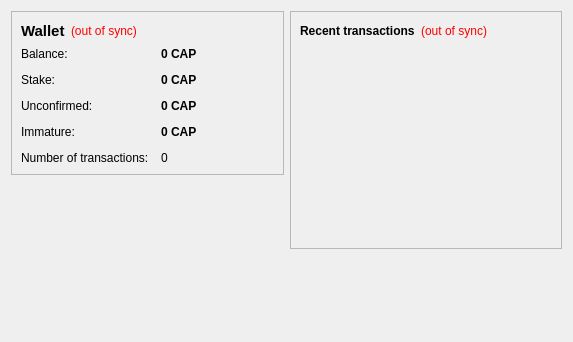
<?xml version="1.0" encoding="UTF-8"?>
<ui version="4.0">
 <class>OverviewPage</class>
 <widget class="QWidget" name="OverviewPage">
  <property name="geometry">
   <rect>
    <x>0</x>
    <y>0</y>
    <width>573</width>
    <height>342</height>
   </rect>
  </property>
  <property name="windowTitle">
   <string>Form</string>
  </property>
  <layout class="QHBoxLayout" name="horizontalLayout" stretch="1,1">
   <item>
    <layout class="QVBoxLayout" name="verticalLayout_2">
     <item>
      <widget class="QFrame" name="frame">
       <property name="frameShape">
        <enum>QFrame::StyledPanel</enum>
       </property>
       <property name="frameShadow">
        <enum>QFrame::Raised</enum>
       </property>
       <layout class="QVBoxLayout" name="verticalLayout_4">
        <item>
         <layout class="QHBoxLayout" name="horizontalLayout_4">
          <item>
           <widget class="QLabel" name="label_5">
            <property name="font">
             <font>
              <pointsize>11</pointsize>
              <weight>75</weight>
              <bold>true</bold>
             </font>
            </property>
            <property name="text">
             <string>Wallet</string>
            </property>
           </widget>
          </item>
          <item>
           <widget class="QLabel" name="labelWalletStatus">
            <property name="toolTip">
             <string>The displayed information may be out of date. Your wallet automatically synchronizes with the Grain network after a connection is established, but this process has not completed yet.</string>
            </property>
            <property name="styleSheet">
             <string notr="true">QLabel { color: red; }</string>
            </property>
            <property name="text">
             <string notr="true">(out of sync)</string>
            </property>
            <property name="alignment">
             <set>Qt::AlignLeading|Qt::AlignLeft|Qt::AlignVCenter</set>
            </property>
           </widget>
          </item>
          <item>
           <spacer name="horizontalSpacer_2">
            <property name="orientation">
             <enum>Qt::Horizontal</enum>
            </property>
            <property name="sizeHint" stdset="0">
             <size>
              <width>40</width>
              <height>20</height>
             </size>
            </property>
           </spacer>
          </item>
         </layout>
        </item>
        <item>
         <layout class="QFormLayout" name="formLayout_2">
          <property name="fieldGrowthPolicy">
           <enum>QFormLayout::AllNonFixedFieldsGrow</enum>
          </property>
          <property name="horizontalSpacing">
           <number>12</number>
          </property>
          <property name="verticalSpacing">
           <number>12</number>
          </property>
          <item row="0" column="0">
           <widget class="QLabel" name="label">
            <property name="text">
             <string>Balance:</string>
            </property>
           </widget>
          </item>
          <item row="0" column="1">
           <widget class="QLabel" name="labelBalance">
            <property name="font">
             <font>
              <weight>75</weight>
              <bold>true</bold>
             </font>
            </property>
            <property name="cursor">
             <cursorShape>IBeamCursor</cursorShape>
            </property>
            <property name="toolTip">
             <string>Your current balance</string>
            </property>
            <property name="text">
             <string notr="true">0 CAP</string>
            </property>
            <property name="textInteractionFlags">
             <set>Qt::LinksAccessibleByMouse|Qt::TextSelectableByKeyboard|Qt::TextSelectableByMouse</set>
            </property>
           </widget>
          </item>
          <item row="1" column="0">
           <widget class="QLabel" name="label_6">
            <property name="text">
             <string>Stake:</string>
            </property>
           </widget>
          </item>
          <item row="1" column="1">
           <widget class="QLabel" name="labelStake">
            <property name="font">
             <font>
              <weight>75</weight>
              <bold>true</bold>
             </font>
            </property>
            <property name="cursor">
             <cursorShape>IBeamCursor</cursorShape>
            </property>
            <property name="toolTip">
             <string>Total of coins that was staked, and do not yet count toward the current balance</string>
            </property>
            <property name="text">
             <string notr="true">0 CAP</string>
            </property>
            <property name="textInteractionFlags">
             <set>Qt::LinksAccessibleByMouse|Qt::TextSelectableByKeyboard|Qt::TextSelectableByMouse</set>
            </property>
           </widget>
          </item>
          <item row="2" column="0">
           <widget class="QLabel" name="label_3">
            <property name="text">
             <string>Unconfirmed:</string>
            </property>
           </widget>
          </item>
          <item row="2" column="1">
           <widget class="QLabel" name="labelUnconfirmed">
            <property name="font">
             <font>
              <weight>75</weight>
              <bold>true</bold>
             </font>
            </property>
            <property name="cursor">
             <cursorShape>IBeamCursor</cursorShape>
            </property>
            <property name="toolTip">
             <string>Total of transactions that have yet to be confirmed, and do not yet count toward the current balance</string>
            </property>
            <property name="text">
             <string notr="true">0 CAP</string>
            </property>
            <property name="textInteractionFlags">
             <set>Qt::LinksAccessibleByMouse|Qt::TextSelectableByKeyboard|Qt::TextSelectableByMouse</set>
            </property>
           </widget>
          </item>
          <item row="3" column="0">
           <widget class="QLabel" name="labelImmatureText">
            <property name="text">
             <string>Immature:</string>
            </property>
           </widget>
          </item>
          <item row="3" column="1">
           <widget class="QLabel" name="labelImmature">
            <property name="font">
             <font>
              <weight>75</weight>
              <bold>true</bold>
             </font>
            </property>
            <property name="toolTip">
             <string>Mined balance that has not yet matured</string>
            </property>
            <property name="text">
             <string notr="true">0 CAP</string>
            </property>
            <property name="textInteractionFlags">
             <set>Qt::LinksAccessibleByMouse|Qt::TextSelectableByKeyboard|Qt::TextSelectableByMouse</set>
            </property>
           </widget>
          </item>
          <item row="4" column="0">
           <widget class="QLabel" name="label_2">
            <property name="text">
             <string>Number of transactions:</string>
            </property>
           </widget>
          </item>
          <item row="4" column="1">
           <widget class="QLabel" name="labelNumTransactions">
            <property name="toolTip">
             <string>Total number of transactions in wallet</string>
            </property>
            <property name="text">
             <string notr="true">0</string>
            </property>
           </widget>
          </item>
         </layout>
        </item>
       </layout>
      </widget>
     </item>
     <item>
      <spacer name="verticalSpacer">
       <property name="orientation">
        <enum>Qt::Vertical</enum>
       </property>
       <property name="sizeHint" stdset="0">
        <size>
         <width>20</width>
         <height>40</height>
        </size>
       </property>
      </spacer>
     </item>
    </layout>
   </item>
   <item>
    <layout class="QVBoxLayout" name="verticalLayout_3">
     <item>
      <widget class="QFrame" name="frame_2">
       <property name="frameShape">
        <enum>QFrame::StyledPanel</enum>
       </property>
       <property name="frameShadow">
        <enum>QFrame::Raised</enum>
       </property>
       <layout class="QVBoxLayout" name="verticalLayout">
        <item>
         <layout class="QHBoxLayout" name="horizontalLayout_2">
          <item>
           <widget class="QLabel" name="label_4">
            <property name="text">
             <string>&lt;b&gt;Recent transactions&lt;/b&gt;</string>
            </property>
           </widget>
          </item>
          <item>
           <widget class="QLabel" name="labelTransactionsStatus">
            <property name="toolTip">
             <string>The displayed information may be out of date. Your wallet automatically synchronizes with the Grain network after a connection is established, but this process has not completed yet.</string>
            </property>
            <property name="styleSheet">
             <string notr="true">QLabel { color: red; }</string>
            </property>
            <property name="text">
             <string notr="true">(out of sync)</string>
            </property>
            <property name="alignment">
             <set>Qt::AlignRight|Qt::AlignTrailing|Qt::AlignVCenter</set>
            </property>
           </widget>
          </item>
          <item>
           <spacer name="horizontalSpacer">
            <property name="orientation">
             <enum>Qt::Horizontal</enum>
            </property>
            <property name="sizeHint" stdset="0">
             <size>
              <width>40</width>
              <height>20</height>
             </size>
            </property>
           </spacer>
          </item>
         </layout>
        </item>
        <item>
         <widget class="QListView" name="listTransactions">
          <property name="styleSheet">
           <string notr="true">QListView { background: transparent; }</string>
          </property>
          <property name="frameShape">
           <enum>QFrame::NoFrame</enum>
          </property>
          <property name="verticalScrollBarPolicy">
           <enum>Qt::ScrollBarAlwaysOff</enum>
          </property>
          <property name="horizontalScrollBarPolicy">
           <enum>Qt::ScrollBarAlwaysOff</enum>
          </property>
          <property name="selectionMode">
           <enum>QAbstractItemView::NoSelection</enum>
          </property>
         </widget>
        </item>
       </layout>
      </widget>
     </item>
     <item>
      <spacer name="verticalSpacer_2">
       <property name="orientation">
        <enum>Qt::Vertical</enum>
       </property>
       <property name="sizeHint" stdset="0">
        <size>
         <width>20</width>
         <height>40</height>
        </size>
       </property>
      </spacer>
     </item>
    </layout>
   </item>
  </layout>
 </widget>
 <resources/>
 <connections/>
</ui>
